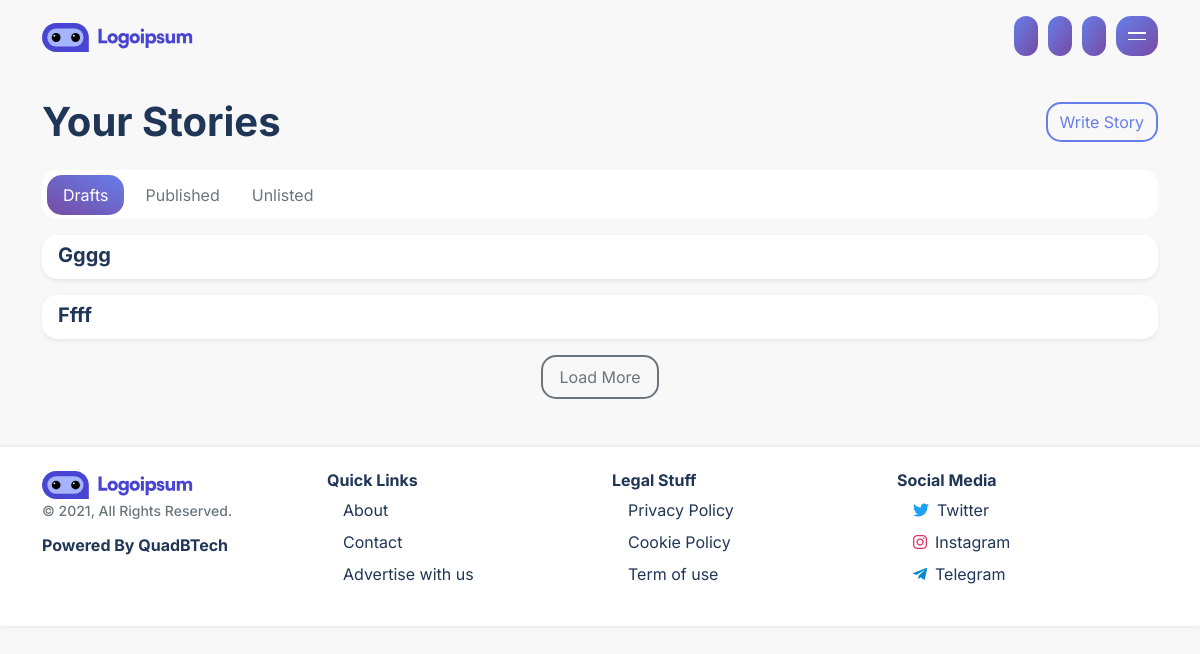
The page /stories.php (signed in) on the database as committed earlier.
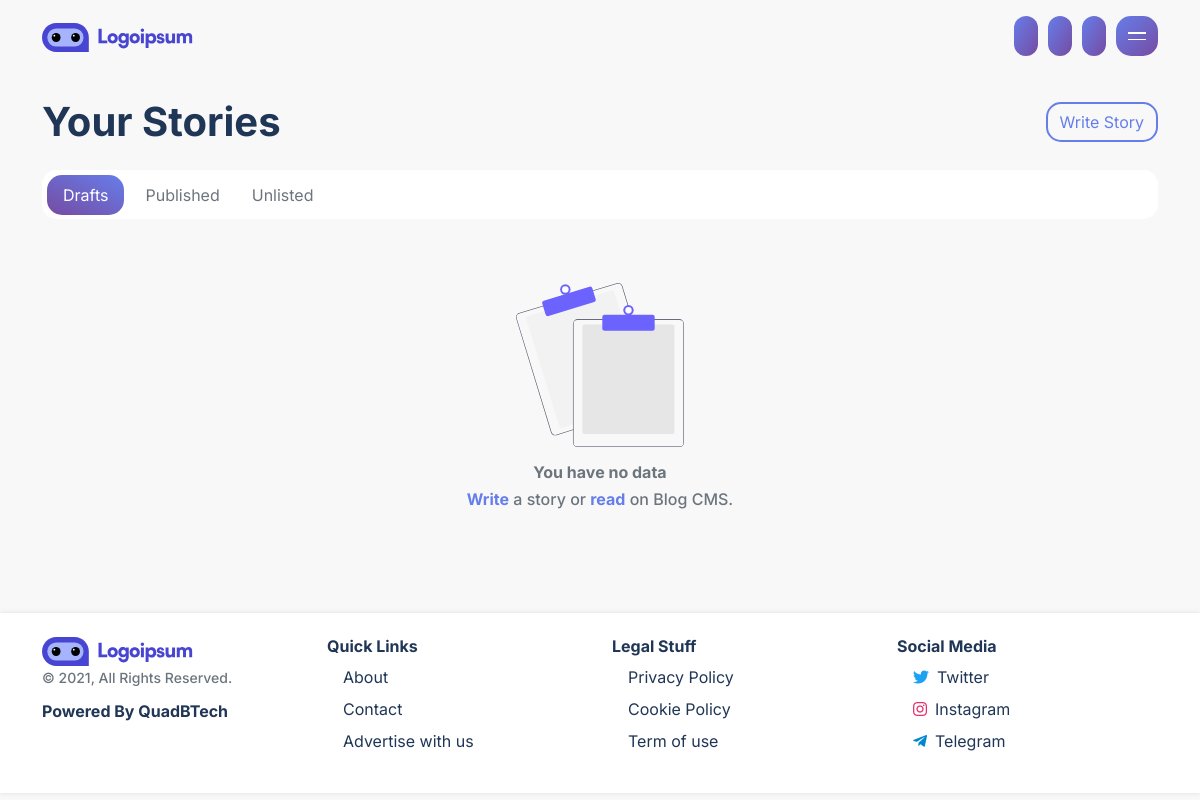
The same page on the database as committed later.
### tables this page shows
CREATE TABLE `stories` (
  `post_id` int(20) NOT NULL,
  `post_uid` varchar(255) NOT NULL,
  `user_uid` varchar(255) NOT NULL,
  `post_title` varchar(255) NOT NULL,
  `post_content` longtext NOT NULL,
  `featured_image` varchar(255) NOT NULL,
  `post_tags` varchar(255) NOT NULL,
  `unlisted` varchar(10) NOT NULL,
  `pin_story` varchar(20) NOT NULL,
  `post_status` varchar(30) NOT NULL,
  `post_slug` varchar(255) NOT NULL,
  `meta_title` varchar(255) NOT NULL,
  `meta_description` varchar(255) NOT NULL,
  `from_ip` varchar(255) NOT NULL,
  `from_browser` varchar(255) NOT NULL,
  `created_at` varchar(255) NOT NULL,
  `updated_at` varchar(255) NOT NULL
);

CREATE TABLE `social_media` (
  `id` int(11) NOT NULL,
  `icon_name` varchar(255) NOT NULL,
  `icon_font` varchar(255) NOT NULL,
  `icon_color` varchar(20) NOT NULL,
  `icon_link` varchar(255) NOT NULL,
  `visibility` varchar(255) NOT NULL
);

### stories.php (the view, shortened to what the changed rows need)
<?php require_once "php/controllerUserData.php"; ?>
<!DOCTYPE html>
<html lang="en">
<head>
    <link rel="stylesheet" href="https://cdnjs.cloudflare.com/ajax/libs/font-awesome/5.15.4/css/all.min.css" />
    <link rel="stylesheet" href="https://cdnjs.cloudflare.com/ajax/libs/simple-line-icons/2.5.5/css/simple-line-icons.min.css" />
    <link href="assets/bootstrap/css/bootstrap.min.css" rel="stylesheet">
    <link href="assets/sweetalert/sweetalert.css" rel="stylesheet">
    <link href="assets/toastr/toastr.min.css" rel="stylesheet">
    <link href="assets/css/app.css" rel="stylesheet">
    <link href="assets/css/loader.css" rel="stylesheet">
</head>
<body onload="loader()">
    <section class="my-5">
        <div class="container">
            <div class="row">
                <div class="col-lg-12 col-md-12">
                    <div class="d-flex justify-content-between align-items-center mb-4">
                        <h1 class="fw-bold text-capitalize mb-0 text-align" style="color:var(--text-color);">Your Stories</h1>
                    </div>
                    <div class="tab-content" id="myTabContent">
                        <div class="tab-pane fade show active" id="drafts" role="tabpanel" aria-labelledby="drafts-tab">
                            <div class="post-draft">
                                <?php
                                $count_query_draft = "SELECT count(*) as allcount FROM `stories` WHERE `post_status` = 'draft' AND `unlisted` = 'false'";
                                $count_result_draft = mysqli_query($link, $count_query_draft);
                                $count_fetch_draft = mysqli_fetch_array($count_result_draft);
                                $postCountDraft = $count_fetch_draft['allcount'];
                                $limitDraft = 2;
                                $query = "SELECT * FROM `stories` WHERE `post_status` = 'draft' AND `unlisted` = 'false' ORDER BY post_id DESC LIMIT 0," . $limitDraft;
                                $result = mysqli_query($link, $query);
                                if (mysqli_num_rows($result) > 0) {
                                    while ($row = mysqli_fetch_assoc($result)) {
                                ?>
                                        <div class="story-post-card shadow-sm d-flex justify-content-between align-items-center px-3 py-2 mb-3 gap-2">
                                            <div>
                                                <h5 class="fw-bold text-capitalize mb-1" style="color:var(--text-color);"><?php echo $row['post_title']; ?></h5>
                                            </div>
                                            <div class="d-flex justify-content-center align-items-center gap-2">
                                                <button class="btn text-link-2 p-0" role="button" onClick="del('<?php echo $row['post_uid']; ?>')"><i class="icon-trash"></i></button>
                                            </div>
                                        </div>
                                    <?php }
                                } else { ?>
                                    <div class="my-5">
                                        <div class="row justify-content-center">
                                            <div class="col-12 text-center">
                                                <img src="assets/images/no_data.svg" alt="" class="p-3" style="width: 200px;">
                                                <h6 class="fw-bold text-center" style="color:var(--gray-color)">You have no data</h6>
                                                <h6 class="text-center" style="color:var(--gray-color)"><a href="create-story" class="text-link-3 fw-bold ">Write</a> a story or <a href="./"class="text-link-3 fw-bold ">read</a> on Blog CMS.</h6>
                                            </div>
                                        </div>
                                    </div>
                                <?php } ?>
                            </div>
                            <div class="loadmoreDraft text-center">
                                <?php
                                if ($limitDraft < $postCountDraft) {
                                ?>
                                    <input type="button" class="loadBtn" id="loadBtnDraft" value="Load More">
                                <?php } ?>
                            </div>
                        </div>
                    </div>
                </div>
            </div>
        </div>
    </section>
    <?php include('include/footer.php'); ?>
</body>
</html>

### include/footer.php (shortened to what the changed rows need)
<footer class="footer">
    <div class="container py-4">
        <div class="row">
            <div class="col-lg-3 col-md-12 order-1 order-lg-4">
                <div class="text-align mb-3">
                    <div class="d-flex flex-lg-column justify-content-center flex-wrap gap-2 ms-lg-3">
                    <?php
                                    $result2 = mysqli_query($link, 'SELECT * FROM `social_media` WHERE visibility = "true"');
                                    while ($row2 = mysqli_fetch_array($result2)) {
                                ?>
            <a href="<?php echo $row2['icon_link']; ?>" target="_blank" class="footer-link"
                title="<?php echo ucfirst($row2['icon_name']); ?>">
                <div class="d-flex align-items-center gap-2">
                    <i class="<?php echo $row2['icon_font']; ?>" style="color:<?php echo $row2['icon_color']; ?>;"></i> <span class="d-none d-lg-block"> <?php echo ucfirst($row2['icon_name']); ?></span>
                </div>
            </a>
            <?php } ?>
                    </div>
                </div>
            </div>
        </div>
    </div>
</footer>

Rows that differ between the two databases and show on the page:
no longer on this page (row edited): stories: post_title "Gggg"
no longer on this page (row edited): stories: post_title "Ffff"
Other text that changed with them:
form field value: "Load More" → (not shown)
text now shown: "You have no data Write a story or read on Blog CMS."
